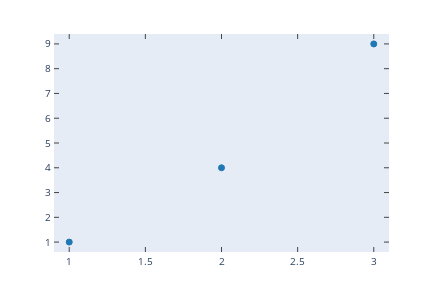

Write notebook code for a chart like this one.
### Code cell
iplot(plotly_fig)

### Figure 1 — Plotly figure (JSON) as saved in the notebook; plotly's stock layout.template omitted (floating-point values rounded to 4 significant figures)
{"data": [{"marker": {"color": "#1F77B4", "line": {"color": "#1F77B4", "width": 1}, "opacity": 1, "size": 6, "symbol": "circle"}, "mode": "markers", "name": "_child0", "type": "scatter", "x": [1, 2, 3], "xaxis": "x", "y": [1, 4, 9], "yaxis": "y"}], "layout": {"autosize": false, "height": 288, "hovermode": "closest", "margin": {"b": 36, "l": 54, "pad": 0, "r": 43, "t": 34}, "showlegend": false, "width": 432, "xaxis": {"anchor": "y", "domain": [0, 1], "mirror": "ticks", "nticks": 11, "range": [0.9, 3.1], "showgrid": false, "showline": true, "side": "bottom", "tickfont": {"size": 10}, "ticks": "inside", "type": "linear", "zeroline": false}, "yaxis": {"anchor": "x", "domain": [0, 1], "mirror": "ticks", "nticks": 11, "range": [0.6, 9.4], "showgrid": false, "showline": true, "side": "left", "tickfont": {"size": 10}, "ticks": "inside", "type": "linear", "zeroline": false}}}
